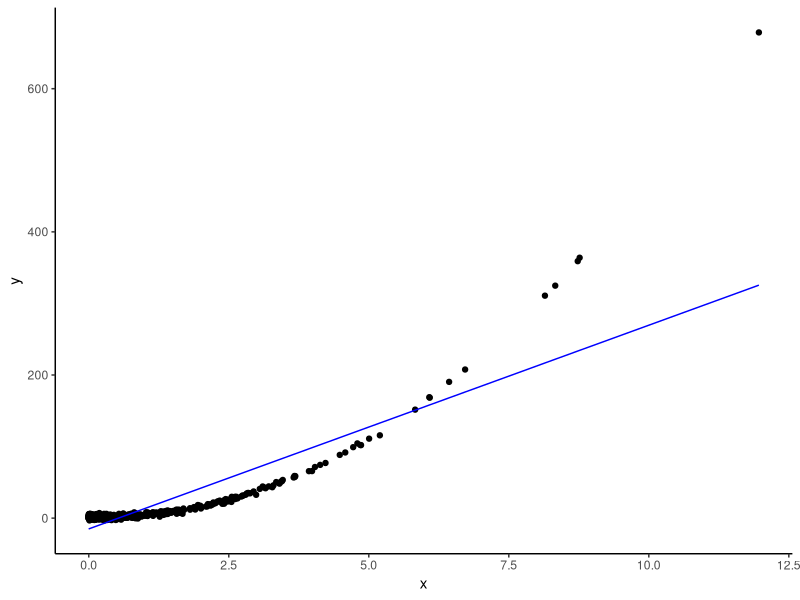
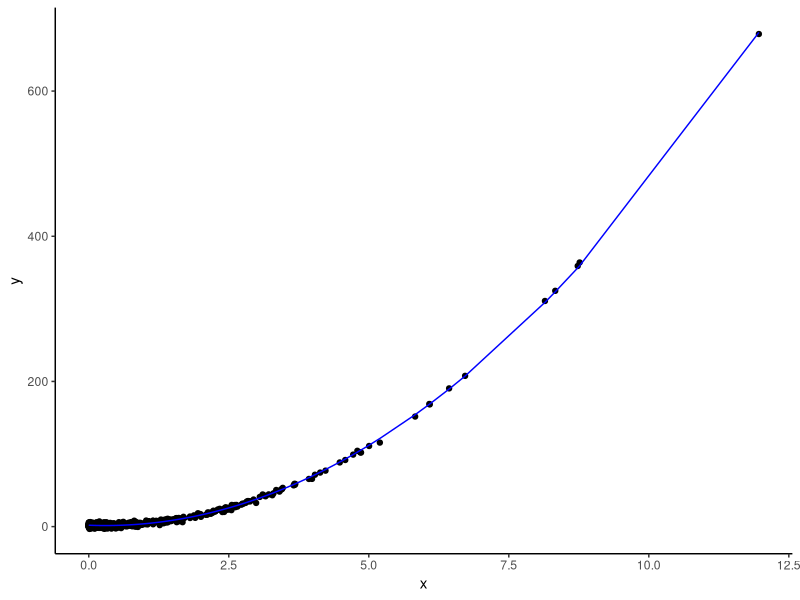

These figures' R source, in order:
## ---- chunk 1
library(tidyverse)
set.seed(3958)
D1 = tibble(x = rchisq(500, df=1)) %>% 
  mutate(y = 2 - 3*x + 5*x^2 + rnorm(500,0,2))
#write_csv(D1,  here::here('data/formative32_lm.csv'))
D1 <- D1 %>% mutate(x2 = x^2)
m1 = lm(y~x, data=D1)
plt <- ggplot(broom::augment(m1))+geom_point(aes(x = x, y = y)) + 
  geom_line(aes(x = x, y=.fitted), color='blue') + 
  theme_classic()
print(plt)
## ---- chunk 2
lm(y ~ x + I(x^2), data = D1)
## ---- chunk 3
m1 <- lm(y ~ x + I(x^2), data = D1)
ggplot(broom::augment(m1)) + 
  geom_point(aes(x = x, y = y)) + 
  geom_line(aes(x = x, y=.fitted), color='blue') + 
  theme_classic()
